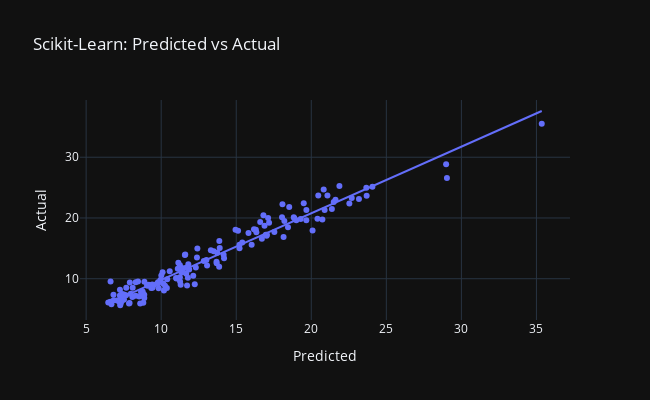

This figure's notebook cell:
### Markdown cell above
### Scikit-Learn LinearRegression

### Code cell
# Instantiate model
lr = LinearRegression()

# Fit model
lr.fit(X_train, y_train)


# Predict
y_pred = lr.predict(X_test)


fig = px.scatter(x=y_pred, y=y_test, template="plotly_dark", trendline="ols", height=400, width=650, title="Scikit-Learn: Predicted vs Actual")
fig.update_layout(xaxis_title="Predicted", yaxis_title="Actual")

### Figure 1 — Plotly figure (JSON) as saved in the notebook; plotly's stock layout.template omitted (floating-point values rounded to 4 significant figures; data arrays with more than 128 entries replaced by an {"elided": "..."} marker saying what was removed)
{"data": [{"hovertemplate": "x=%{x}<br>y=%{y}<extra></extra>", "legendgroup": "", "marker": {"color": "#636efa", "symbol": "circle"}, "mode": "markers", "name": "", "orientation": "v", "showlegend": false, "type": "scatter", "x": {"elided": "152 float values"}, "xaxis": "x", "y": {"elided": "152 float values"}, "yaxis": "y"}, {"hovertemplate": "<b>OLS trendline</b><br>y = 1.09691 * x + -1.16659<br>R<sup>2</sup>=0.947361<br><br>x=%{x}<br>y=%{y} <b>(trend)</b><extra></extra>", "legendgroup": "", "marker": {"color": "#636efa", "symbol": "circle"}, "mode": "lines", "name": "", "showlegend": false, "type": "scatter", "x": {"elided": "152 float values"}, "xaxis": "x", "y": {"elided": "152 float values"}, "yaxis": "y"}], "layout": {"height": 400, "legend": {"tracegroupgap": 0}, "title": {"text": "Scikit-Learn: Predicted vs Actual"}, "width": 650, "xaxis": {"anchor": "y", "domain": [0, 1], "title": {"text": "Predicted"}}, "yaxis": {"anchor": "x", "domain": [0, 1], "title": {"text": "Actual"}}}}
